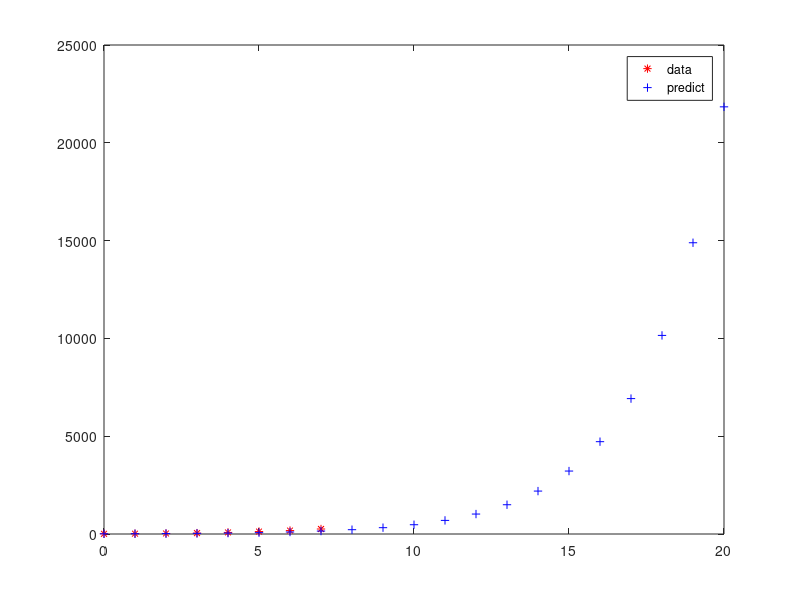

Write MATLAB code to recreate this figure.
pn = [10.3 17.2 27 45.3 80.2 125.3 176.2 255.6]
dpn = zeros(1,7);
for i = 1:7;
  dpn(i) = pn(i+1) - pn(i);
endfor
dpn

new_pn = pn(1:7)

denom = sum(new_pn.^2)
numer = sum(new_pn.*dpn)

m = numer/denom

pn_predict = zeros(1, 21)
pn_predict(1) = 10.3
for i = 1:20;
  pn_predict (i+1) = (1+m) * pn_predict(i);
endfor
pn_predict


n = [0:7]; %first seven days
n_new = [0:20] % first 20days
plot(n,pn,'*r',n_new,pn_predict,'b+')
legend('data', 'predict')
